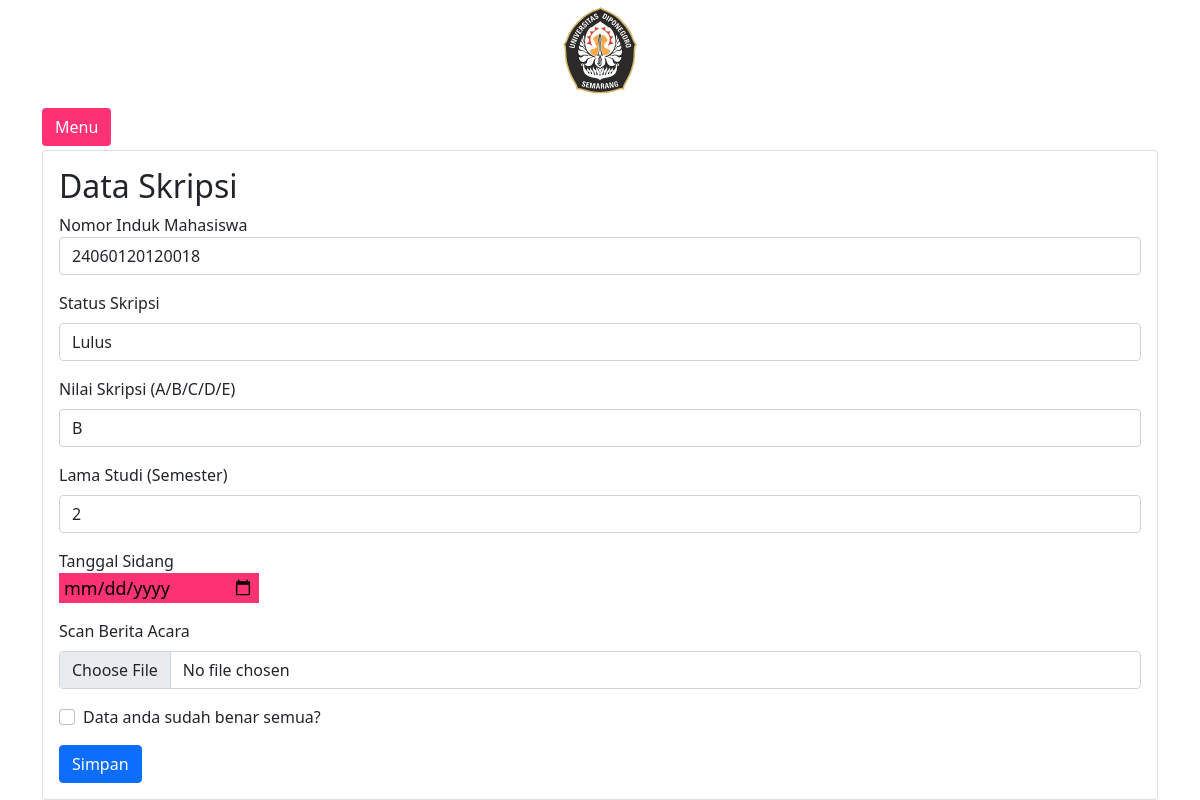
Page /Mahasiswa/dataskripsi.php?email_mhs=fedro@mahasiswa.com (signed in) on the committed database.
### tables this page shows
CREATE TABLE `mahasiswa` (
  `NIM` bigint(200) NOT NULL,
  `nama_mhs` varchar(50) NOT NULL,
  `no_hp_mhs` varchar(15) NOT NULL,
  `angkatan` varchar(4) NOT NULL,
  `jalur_masuk` varchar(10) NOT NULL,
  `email_mhs` varchar(50) NOT NULL,
  `password_mhs` varchar(20) NOT NULL,
  `alamat_mhs` varchar(100) NOT NULL,
  `status_mhs` varchar(15) NOT NULL,
  `foto_profil` varchar(100) NOT NULL
);

CREATE TABLE `skripsi` (
  `nim_mhs` bigint(200) NOT NULL,
  `status_skripsi` varchar(20) NOT NULL,
  `nilai_skripsi` char(1) DEFAULT NULL,
  `lama_belajar` int(11) DEFAULT NULL,
  `tanggal_sidang` date DEFAULT NULL,
  `ba_skripsi` varchar(200) DEFAULT NULL
);

### Mahasiswa/dataskripsi.php (the view, shortened to what this page needs)
<?php
require_once('../db_connect.php');
?>
<?php
$email = $_SESSION['username'];
$query = 'SELECT * FROM mahasiswa WHERE email_mhs="' . $email . '"';
$result = $koneksi->query($query);
if ($result->num_rows > 0) {
  while ($row = $result->fetch_assoc()) {
    $nim = $row['NIM'];
  }
}
$query2 = 'SELECT * FROM skripsi WHERE nim_mhs="' . $nim . '"';
$result2 = $koneksi->query($query2);
if ($result2->num_rows > 0) {
  while ($row = $result2->fetch_assoc()) {
    $status_skripsi = $row['status_skripsi'];
    $nilai_skripsi = $row['nilai_skripsi'];
    $lama_belajar = $row['lama_belajar'];
    $tanggal = $row['tanggal_sidang'];
  }
}
?>
<!DOCTYPE html>
<html lang="en">
<head>
  <link rel="stylesheet" href="https://stackpath.bootstrapcdn.com/bootstrap/5.0.0-alpha2/css/bootstrap.min.css" />
</head>
<body>
  <div class="foto text-center">
    <img src="logoundip.png" alt="" class="logo" width="100px" />
  </div>
  <section class="p-1 my-container">
    <div class="container m-p-0">
      <button class="btn my-1" id="menu-btn">Menu</button>
      <div class="card">
        <div class="card-body">
          <h2>Data Skripsi</h2>
          <form method="POST" autocomplete="on" action="<?php echo htmlspecialchars(
                                                          $_SERVER['PHP_SELF']
                                                        ); ?>">
            <div class="form-group mb-3">
              <label for="nim_mhs">Nomor Induk Mahasiswa</label>
              <input type="text" class="form-control" name="nim_mhs" id="nim_mhs" value="<?= $nim ?>">
            </div>
            <div class="mb-3">
              <label for="status_skripsi" class="form-label">Status Skripsi</label>
              <input name="status_skripsi" id="status_skripsi" class="form-control" type="text" id="status_skripsi" name="status_skripsi" value="<?= $status_skripsi ?>">
            </div>
            <div class="mb-3">
              <label for="nilai_skripsi" class="form-label">Nilai Skripsi (A/B/C/D/E)</label>
              <input name="nilai_skripsi" id="nilai_skripsi" class="form-control" type="text" id="nilai_skripsi" name="nilai_skripsi" value="<?= $nilai_skripsi ?>">
            </div>
            <div class="mb-3">
              <label for="lama_belajar" class="form-label">Lama Studi (Semester)</label>
              <input name="lama_belajar" id="lama_belajar" class="form-control" type="text" id="lama_belajar" name="lama_belajar" value="<?= $lama_belajar ?>">
            </div>
            <div class="mb-3">
              <label for="tanggal_sidang" class="date">Tanggal Sidang</label>
              <br>
              <input type="date" name="tanggal_sidang" id="tanggal_sidang" value="<?= $tanggal ?>">
            </div>
            <div class="mb-3">
              <label for="ba_skripsi" class="form-label">Scan Berita Acara</label>
              <input class="form-control" type="file" id="formFile" value="ba" name="ba_skripsi" id="ba_skripsi">
            </div>
            <div class="mb-3 form-check">
              <input type="checkbox" class="form-check-input" id="exampleCheck1" />
              <label class="form-check-label" for="exampleCheck1">Data anda sudah benar semua?</label>
            </div>
            <button type="submit" name="submit" value="submit" class="btn btn-primary">Simpan</button>
          </form>
        </div>
      </div>
    </div>
  </section>
</body>
</html>

### Mahasiswa/dataskripsi.php (style rules this page uses)
* { margin: 0; }
body { min-height: 100vh; background-color: #fff; }
.my-container { transition: 0.4s; }
#menu-btn { background-color: #ff3273; color: #fff; }
input[type="date"] { width: 200px; height: 30px; top: 100%; left: 50%; background: #ff3273; padding: 5px; font-size: 18px; font-weight: 500; border: none; outline: none; }

### rows in the picture
mahasiswa: nim_mhs "24060120120018"
skripsi: status_skripsi "Lulus", nilai_skripsi "B", lama_belajar "2"
